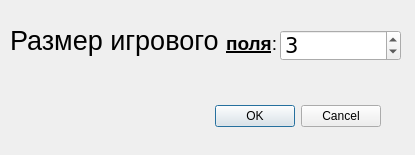
<?xml version="1.0" encoding="UTF-8"?>
<ui version="4.0">
 <class>GameSettings</class>
 <widget class="QDialog" name="GameSettings">
  <property name="geometry">
   <rect>
    <x>0</x>
    <y>0</y>
    <width>415</width>
    <height>155</height>
   </rect>
  </property>
  <property name="windowTitle">
   <string>Выбор размера поля</string>
  </property>
  <widget class="QDialogButtonBox" name="buttonBox">
   <property name="geometry">
    <rect>
     <x>40</x>
     <y>100</y>
     <width>341</width>
     <height>32</height>
    </rect>
   </property>
   <property name="orientation">
    <enum>Qt::Horizontal</enum>
   </property>
   <property name="standardButtons">
    <set>QDialogButtonBox::Cancel|QDialogButtonBox::Ok</set>
   </property>
  </widget>
  <widget class="QSpinBox" name="spinBox">
   <property name="geometry">
    <rect>
     <x>280</x>
     <y>30</y>
     <width>121</width>
     <height>31</height>
    </rect>
   </property>
   <property name="font">
    <font>
     <family>Verdana</family>
     <pointsize>16</pointsize>
    </font>
   </property>
   <property name="value">
    <number>3</number>
   </property>
  </widget>
  <widget class="QLabel" name="label">
   <property name="geometry">
    <rect>
     <x>10</x>
     <y>20</y>
     <width>301</width>
     <height>41</height>
    </rect>
   </property>
   <property name="text">
    <string>&lt;html&gt;&lt;head/&gt;&lt;body&gt;&lt;p&gt;&lt;span style=&quot; font-size:20pt;&quot;&gt;Размер игрового &lt;/span&gt;&lt;span style=&quot; font-size:14pt; font-weight:600; text-decoration: underline;&quot;&gt;поля&lt;/span&gt;&lt;span style=&quot; font-size:14pt;&quot;&gt;: &lt;/span&gt;&lt;/p&gt;&lt;/body&gt;&lt;/html&gt;</string>
   </property>
  </widget>
 </widget>
 <resources/>
 <connections>
  <connection>
   <sender>buttonBox</sender>
   <signal>accepted()</signal>
   <receiver>GameSettings</receiver>
   <slot>accept()</slot>
   <hints>
    <hint type="sourcelabel">
     <x>248</x>
     <y>254</y>
    </hint>
    <hint type="destinationlabel">
     <x>157</x>
     <y>274</y>
    </hint>
   </hints>
  </connection>
  <connection>
   <sender>buttonBox</sender>
   <signal>rejected()</signal>
   <receiver>GameSettings</receiver>
   <slot>reject()</slot>
   <hints>
    <hint type="sourcelabel">
     <x>316</x>
     <y>260</y>
    </hint>
    <hint type="destinationlabel">
     <x>286</x>
     <y>274</y>
    </hint>
   </hints>
  </connection>
 </connections>
</ui>
